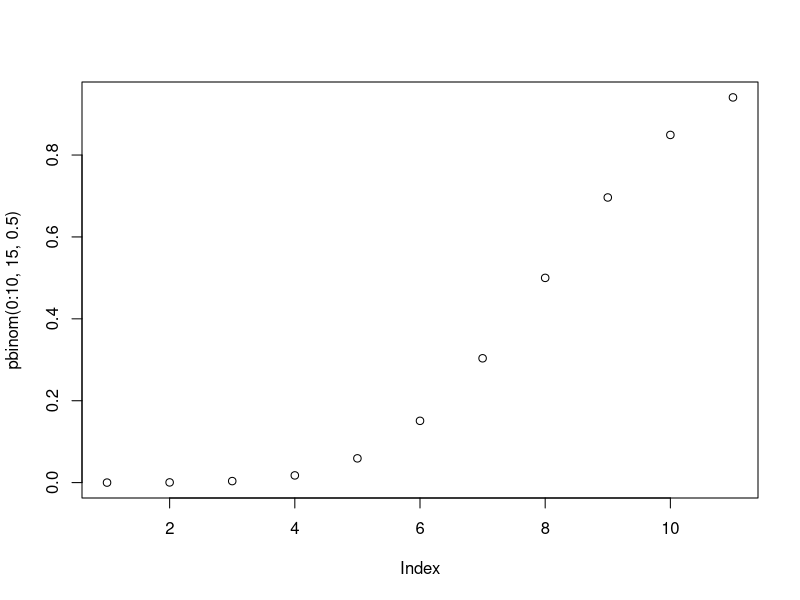
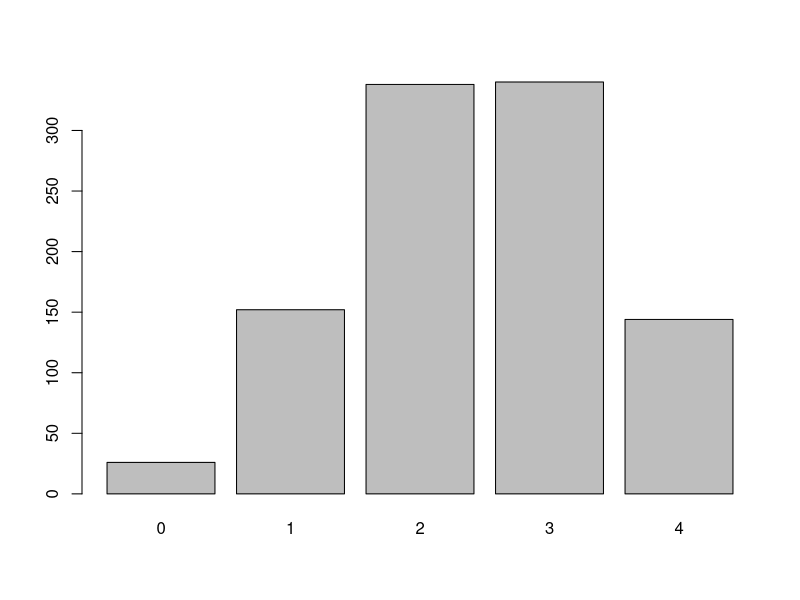

Write the R code that produced these figures, in order. (Note: this script raises an error after producing the figures.)
#http://clayford.github.io/dwir/dwr_12_generating_data.html
plot(pbinom(0:10,15,0.5))
barplot(table(rbinom(1000,4,0.6)))

dat = expand.grid(year = 2015:2017,
                  loc = c("Cruz del eje", "Chilecito", "La Rioja"),
                  farm = 1:5,
                  plant = 1:30)

dat = dat[with(dat, order(year, loc, farm)), ]
head(dat, 20)
dim(dat)
ftable(xtabs(~  year + loc + farm, dat))

dat$dis = rbinom(n = 1350, size = 1,
                 prob = 0.05 + (dat$year-2015)/8)

dat_inc = dat %>%
  group_by(year, loc, farm) %>%
  summarise(inc = zapsmall(mean(dis, na.rm=TRUE))) #dis>0

ggplot(dat_inc, aes(x=factor(year), y=inc, color=factor(farm))) +
  geom_point() +
  geom_line(aes(group=farm)) +
  facet_grid(. ~ loc)

dat_prev = dat_inc %>%
  group_by(year, loc) %>%
  summarise(prev = trunc(mean(inc>0, na.rm=TRUE) *100)) #dis>0

ggplot(dat_prev, aes(x=factor(year), y=prev, color=factor(loc))) +
  geom_point() +
  geom_line(aes(group=loc))






























